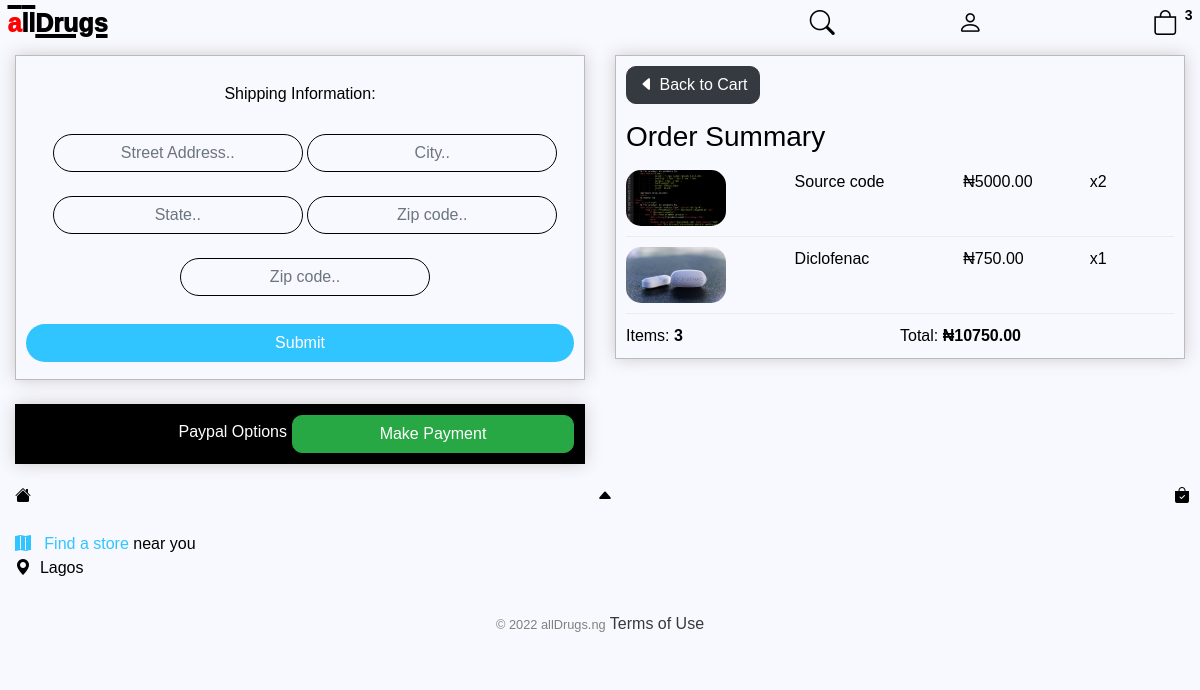
Screenshot of /checkout/ (signed in) with the database file from the repository.
### store/models.py (models this page shows, shortened)
class OrderItem(models.Model):
    product = models.ForeignKey(Product, on_delete=models.SET_NULL, null=True, blank=True)
    order = models.ForeignKey(Order, on_delete=models.SET_NULL, null=True, blank=True)
    quantity = models.IntegerField(default=0,null=True,  blank=True)
    date_added = models.DateTimeField(auto_now_add=True)
    @property
    def get_total(self):
        total = self.product.price * self.quantity
        return total

class Product(models.Model):
    name = models.CharField(max_length=200, null=True,default="drug")
    drug_class = models.ManyToManyField(Category,default="analgesic")
    price = models.DecimalField(default=1000,max_digits=10, decimal_places=2)
    digital = models.BooleanField(default=False,null=True,  blank=False)
    image = models.ImageField(null=True, blank=True, default='sample.png', upload_to='uploads/')
    form = models.CharField (max_length=200,null=True,blank=True,default='Tablet',choices=dosage_form)
    dosage = models.CharField (max_length=200,blank=True,null=True,default="100mg")
    indication = models.TextField (max_length=2000,blank=True, null=True,default="ailment")
    prescription = models.CharField(max_length=1000,blank=True,null=True,default="daily")
    color = ColorField(default='#FF0000',format="hexa", image_field="image")
    views = models.IntegerField(default=0)
    liked = models.ManyToManyField(Customer, default=None, blank= True,  related_name = 'liked')
    @property
    def imageURL(self):
        try:
            url = self.image.url
        except:
            url=''
        return url

class Order(models.Model):
    customer = models.ForeignKey(Customer, on_delete=models.SET_NULL, null=True, blank=True)
    date_ordered = models.DateTimeField(auto_now_add=True)
    complete = models.BooleanField(default=False,null=True,  blank=False)
    transaction_id = models.CharField(max_length=200, null= True)
    @property
    def shipping(self):
        shipping = False
        orderitems = self.orderitem_set.all()
        for i in orderitems:
            if i.product.digital == False:
                shipping = True
        return shipping
    @property
    def get_cart_total(self):
        orderitems = self.orderitem_set.all()
        total = sum([item.get_total for item in orderitems])
        return total
    @property
    def get_cart_items(self):
        orderitems = self.orderitem_set.all()
        total = sum([item.quantity for item in orderitems])
        return total

### store/views.py (the view)
def checkout(request):
	data = cartData(request)
	cartItems = data['cartItems']
	order = data['order']
	items = data['items']
	context = {'items':items, 'order':order, 'cartItems':cartItems}
	return render(request, 'store/checkout.html', context)

### store/utils.py (called while the page is built)
def cartData(request):
	if request.user.is_authenticated:
		customer = request.user.customer
		order, created = Order.objects.get_or_create(customer=customer, complete=False)
		items = order.orderitem_set.all()
		cartItems = order.get_cart_items
	else:
		cookieData = cookieCart(request)
		cartItems = cookieData['cartItems']
		order = cookieData['order']
		items = cookieData['items']
	return {'cartItems':cartItems ,'order':order, 'items':items}

### store/templates/store/checkout.html (shortened to what this page needs)
{% extends "store/main.html" %}
{% load static %}
{% block content %}
<div class="row">
    <div class="col-lg-6">
        <div class="box-element" id="form-wrapper">
            <form class="edit-checkout" align="center"id="form">
                <div id="shipping-info">
                    <p>
                        Shipping Information:
                    </p>
                    <div class="form-field">
                        <input class="form-control" type="text" name="address" placeholder="Street Address.."/>
                    </div>
                    <div class="form-field">
                        <input class="form-control" type="text" name="city" placeholder="City.."/>
                    </div>
                    <div class="form-field">
                        <input class="form-control" type="text" name="state" placeholder="State.."/>
                    </div>
                    <div class="form-field">
                        <input class="form-control" type="text" name="zipcode" placeholder="Zip code.."/>
                    </div>
                    <div class="form-field">
                        <input class="form-control" type="text" name="country" placeholder="Zip code.."/>
                    </div>
                </div>
                <input style="background:#30C5FF;color:white;border:none" id="form-button" class="btn btn-primary btn-block" type="submit" value="Submit"/>
            </form>
        </div>
        <br>
        <div style="background: black; display:flex;color:#fff;" align="right" class="box-element hidden" id="payment-info">
            <div style="flex:1; margin:5px"id="paypal-button-container">Paypal Options</div>
            <button style="flex:1"type="button" class="btn btn-success" id="make-payment">Make Payment</button>
        </div>
    </div>
    <div class="col-lg-6">
        <div class="box-element">
            <a class="btn btn-dark" href="{% url 'cart' %}"><i class="bi bi-caret-left-fill"></i> Back to Cart</a>
            <h3>Order Summary</h3>
            {% for item in items %}
            <div class="cart-row">
                <div style="flex:2">
                    <img class="row-image" src="{{item.product.imageURL}}">
                </div>
                <div style="flex:2">
                    <p>
                        {{item.product.name}}
                    </p>
                </div>
                <div style="flex:1.5">
                    <p>
                        ₦{{item.product.price|floatformat:2}}
                    </p>
                </div>
                <div style="flex:1">
                    <p>
                        x{{item.quantity}}
                    </p>
                </div>
            </div>
            {% endfor %}
            <div style="display:flex">
                        <div style="flex:1;display:flex"class="">
                            <section style="text-align:center">
                                Items:
                            </section>
                            <section>
                                <strong>
                                    &nbsp;{{order.get_cart_items}}
                                </strong>
                            </section>
                        </div>
                        <div style="flex:1;display:flex"class="">
                            <section>
                                Total:
                            </section>
                            <section>
                                <strong>
                                    &nbsp;₦{{order.get_cart_total|floatformat:2}}
                                </strong>
                            </section>
                        </div>
                    </div>
        </div>
    </div>
</div>
{% endblock content %}

### static/css/main.css (style rules this page uses)
body { background-color: #f8f8ff!important; font-weight: 400; font-family:'Choco cooky',reross-quadratic, sans-serif; color: #000; font-style: normal; padding:0px; margin:0px; overflow: scroll; }
h1,h2,h3,h4,h5,h6 { color: #000; }
.box-element { box-shadow: hsl(0, 0%, 80%) 0 0 16px; background-color: #f8f8ff; border: .2px solid rgba(0,0,0,0.25); padding: 10px; width:100%; }
.col-lg-4, .col-lg-6, .col-lg-8, .col-lg-12 { margin-top: 10px; }
.btn { border-radius: 10px; }
.row-image { width: 100px; border-radius: 15px; }
.form-field { width: 250px; display: inline-block; padding: 5px; }
.cart-row { display: flex; align-items: flex-stretch; padding-bottom: 10px; margin-bottom: 10px; border-bottom: 1px solid #ececec; }
.hidden { display: none; }
.edit-checkout input { border:0; background: none; display: block; margin: 7px auto; text-align: center; border: 1.5px solid #000; padding: 7px 7px; width: 250px; outline: none; color: #000; border-radius: 22px; transition: 0.25s; }
.row { width:100%; margin:0px; padding: 0px; }

### static/css/main_dark.css (style rules this page uses)
body { background-color: rgb(37,37,37,1)!important; font-weight: 400; font-family: 'Choco cooky',reross-quadratic, sans-serif; color: white; font-style: normal; margin:0px; padding:0px; }
h1,h2,h3,h4,h5,h6 { color: white; }
.box-element { box-shadow: hsl(0, 0%, 20%) 0 0 16px; background-color: #070700; border-radius: 20px; padding: 10px; }
.col-lg-4, .col-lg-6, .col-lg-8, .col-lg-12 { margin-top: 10px; }
.btn { border-radius: 10px; }
.row-image { width: 100px; border-radius: 15px; }
.form-field { width: 250px; display: inline-block; padding: 5px; }
.cart-row { display: flex; align-items: flex-stretch; padding-bottom: 10px; margin-bottom: 10px; border-bottom: 1px solid #131313; }
.hidden { display: none; }
.row { width:100%; margin:0px; padding: 0px; }

### rows the page displays
OrderItem: product.imageURL (picture), product.name "Source code", product.price "5000.00", quantity "2"
OrderItem: product.imageURL (picture), product.name "Diclofenac", product.price "750.00", quantity "1"
Order: get_cart_items "3", get_cart_total "10750.00"

### other values shown
{{ cartItems }} "3"
